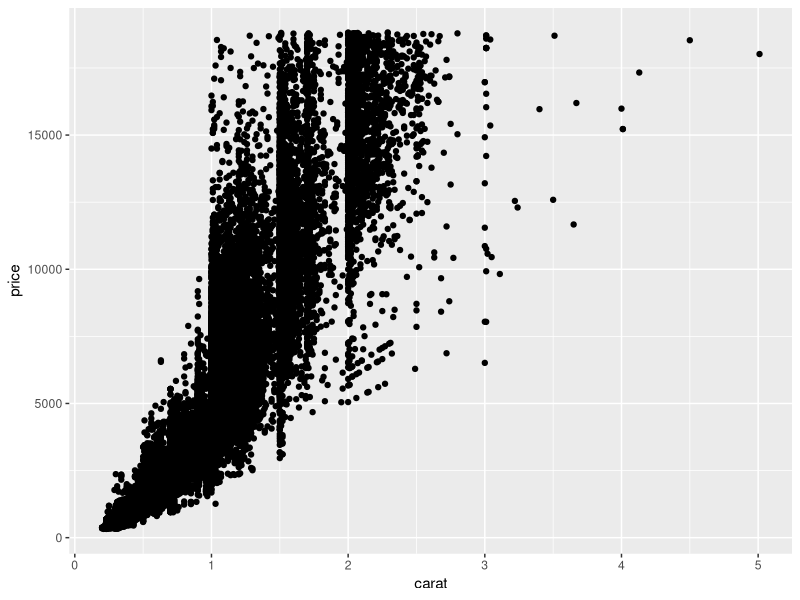
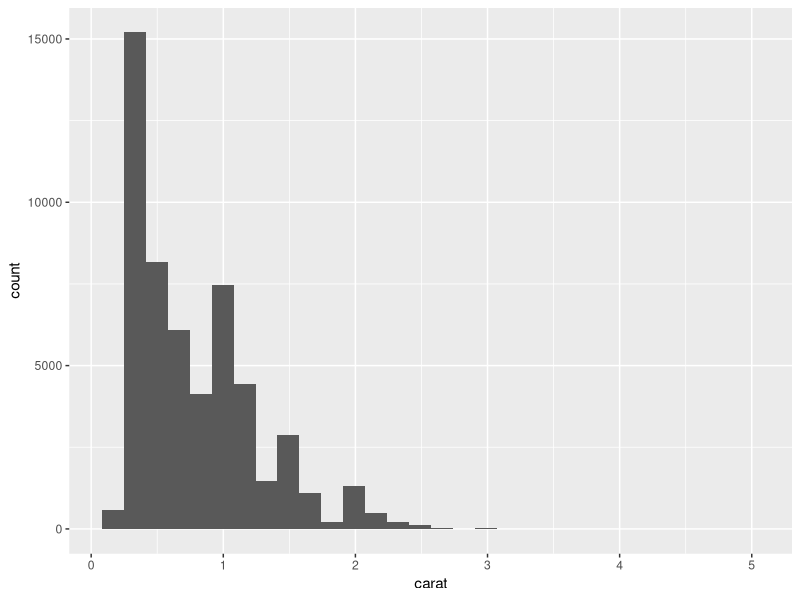
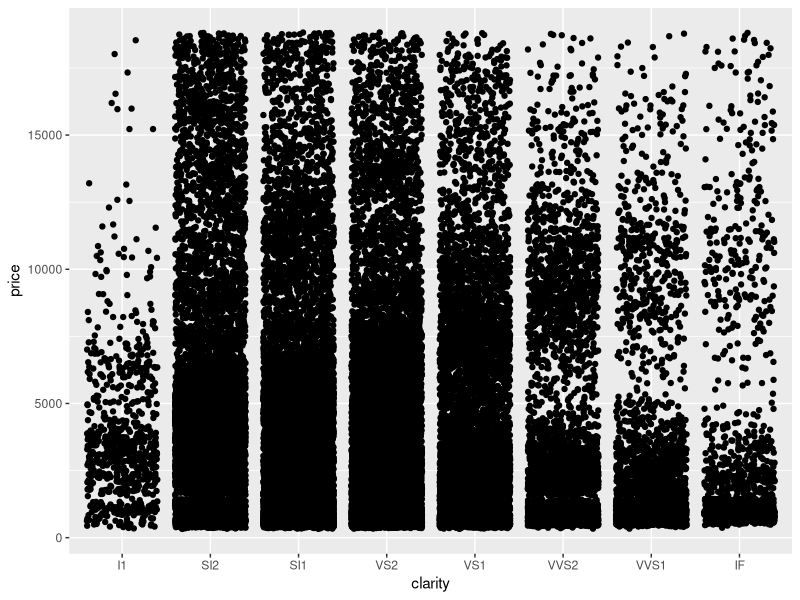

Recreate these plots in R, in order.
## ---- chunk 1
knitr::opts_chunk$set(echo = TRUE)
library(tidyverse)
library(skimr)
library(GGally)
## ---- chunk 2
#explore the diamonds dataset
names(diamonds)
dim(diamonds)
summary(diamonds)
head(diamonds)
tail(diamonds)
skimr::skim(diamonds)
## ---- chunk 3
   ggplot(data = diamonds, aes(x = carat, y = price)) + geom_point()
## ---- chunk 4
ggplot(data = diamonds, aes(x = carat)) + geom_histogram()
## ---- chunk 5
ggplot(data = diamonds, aes(x = clarity, y = price)) + geom_jitter()
       
